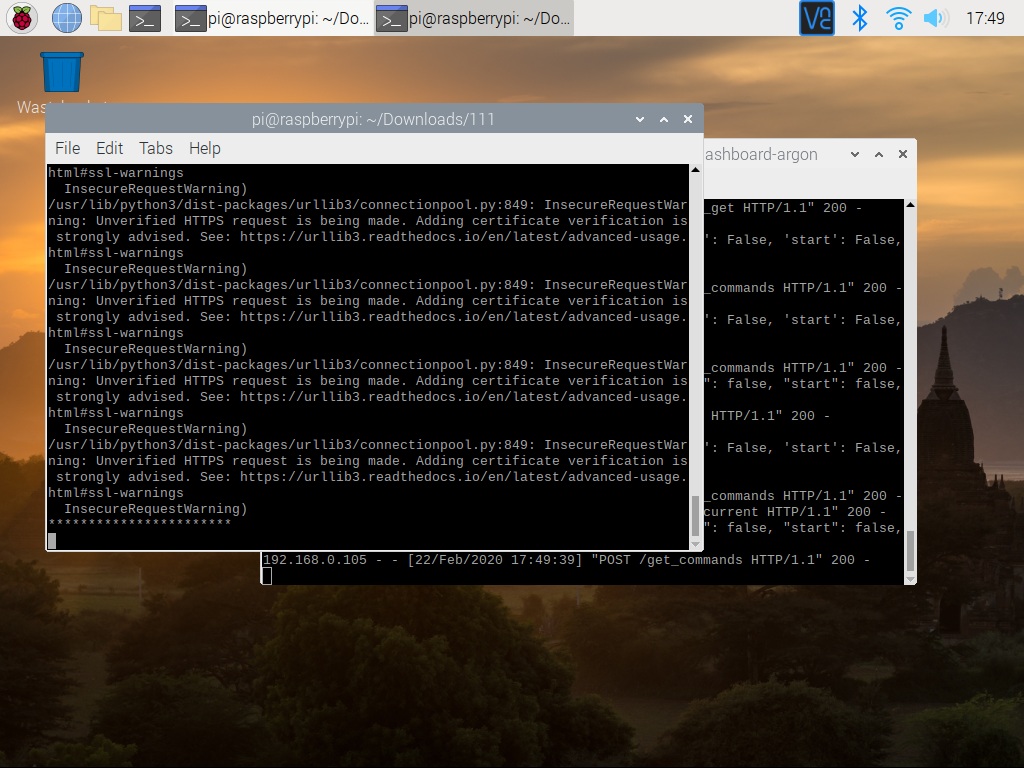

Reproduce this figure in Python.
import requests
from base64 import b64encode
import pyscreenshot as ImageGrab
import json
import time
import os

def make_screenshot():
    im = ImageGrab.grab()
    im.save('screenshot.png')
    with open("screenshot.png", "rb") as file:
        data = file.read()
        data = b64encode(data)
    uploaded = False
    while not uploaded:
        try:
            r = requests.post('https://127.0.0.1:5000/upload_screenshot', json={'data': data.decode("utf-8")}, verify=False)
            uploaded = True
        except:
            time.sleep(1)

def do_expressvpn(commands):
    if commands["expressvpn_connect"]:
        command_list = ["echo anzhe990206 | sudo -S systemctl restart expressvpn", "expressvpn connect"]
    elif commands["expressvpn_disconnect"]:
        command_list = ["expressvpn disconnect", "echo 4869221B | sudo -S systemctl restart NetworkManager.service"]
    elif commands["expressvpn_status"]:
        command_list = ["expressvpn status"]
    else:
        return
    print("***********************\n************\n**************\n")
    # print(command_list)
    output = ""
    for command in command_list:
        print(command)
        output += os.popen(command).read()+"\n\n\n"
        time.sleep(3)
    # output, error = process.communicate()
    json_data = {"data": output}
    uploaded = False
    print(json_data)
    while not uploaded:
        try:
            r = requests.post('https://127.0.0.1:5000/expressvpn_connected', json=json_data, verify=False)
            uploaded = True
        except:
            time.sleep(1)

def wait_commands():
    while True:
        try:
            r = requests.get('https://127.0.0.1:5000/get_commands', verify=False)
            if json.loads(json.loads(r.content))["screenshot"]:
                print("***********************")
                make_screenshot()
            do_expressvpn(json.loads(json.loads(r.content)))
            time.sleep(1)
        except:
            time.sleep(1)
        

if __name__ == "__main__":
    wait_commands()
